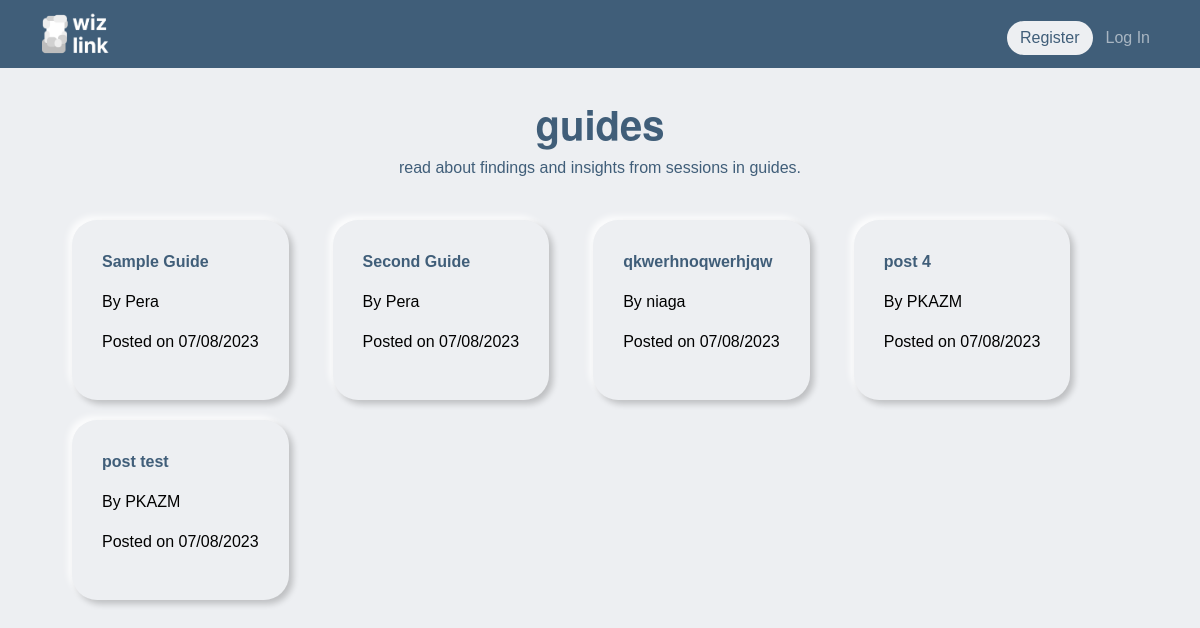
Page /guides on the earlier database version.
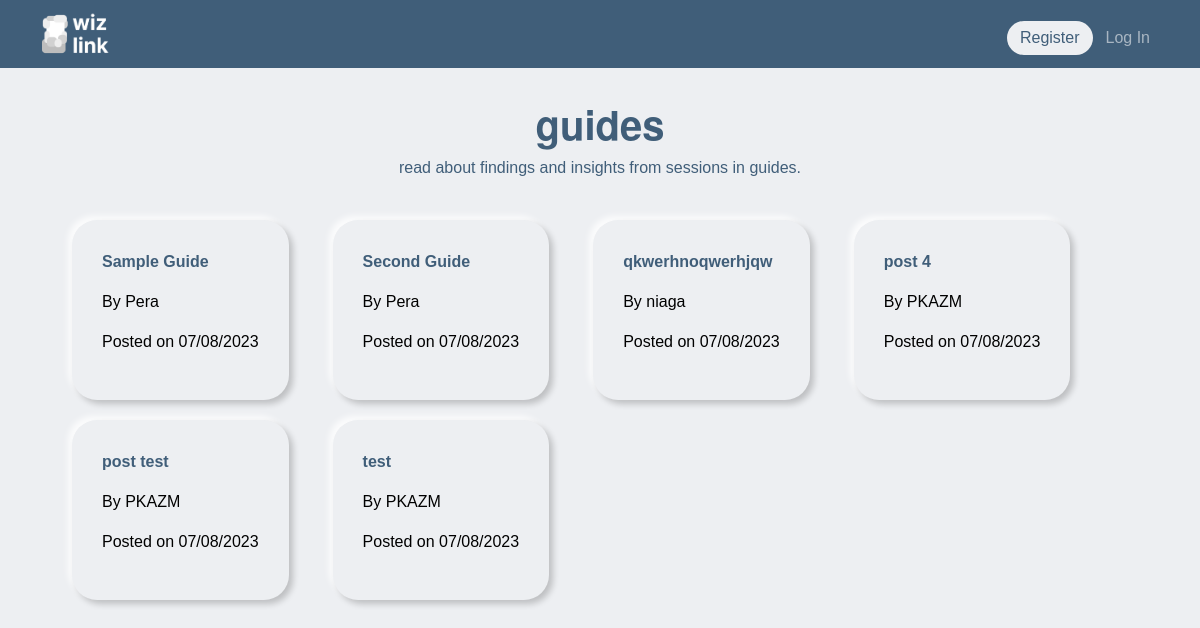
Same page on the later database version.
### tables this page shows
CREATE TABLE posts (
    post_id INTEGER PRIMARY KEY,
    user_id INTEGER,
    time TEXT,
    author TEXT,
    title TEXT,
    content TEXT
);

### app.py (the view)
@app.route("/guides")
def guides():
    posts_list = db.execute("SELECT * FROM posts ORDER BY time DESC")
    num_of_rows = len(posts_list)
    return render_template('guides.html', guides = posts_list, num_of_rows=num_of_rows)

### app.py (called while the page is built)
@app.after_request
def after_request(response):
    response.headers["Cache-Control"] = "no-cache, no-store, must-revalidate"
    response.headers["Expires"] = 0
    response.headers["Pragma"] = "no-cache"
    return response

### templates/guides.html (shortened to what this page needs)
{% extends "layout.html" %}
{% block main %}
<div class="header">
    <h1>
        <b>guides</b>
    </h1>
    <p>read about findings and insights from sessions in guides.</p>
</div>
<div class="container">
    <div style="margin-top:30px">
        <div class="row">
            {% for i in range(num_of_rows) %}
                <a href="/post/{{guides[i].post_id}}" style="width: fit-content; text-decoration:none; color: black;">
                    <div class="guides box_s" style="margin: 10px;">
                        <p class="header" style="font-weight: 800; text-align: left;">{{ guides[i].title }}</p>
                        <p>By {{ guides[i].author }}</p>
                        <p>Posted on {{ guides[i].time }}</p>
                    </div>
                </a>
            {% endfor %}
        </div>
    </div>
</div>
{% endblock %}

Differences in the rows shown:
added posts: title "test", author "PKAZM", time "07/08/2023"
Other differences:
new list line: "By Posted on"
